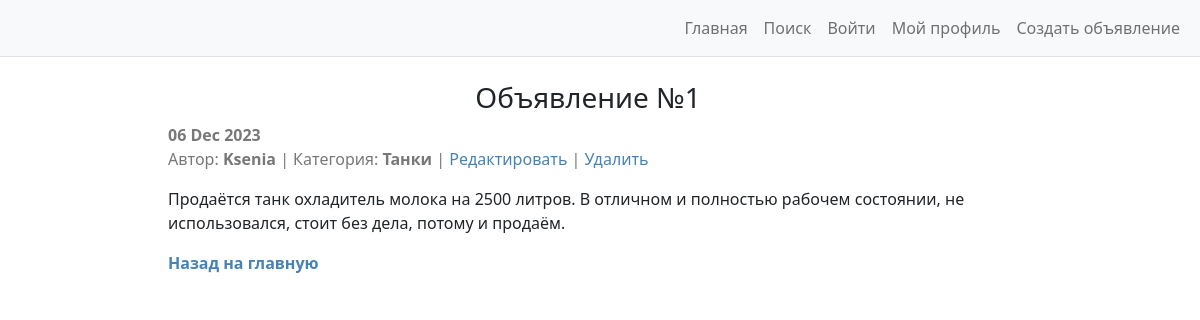
Before: /1 with the older database file.
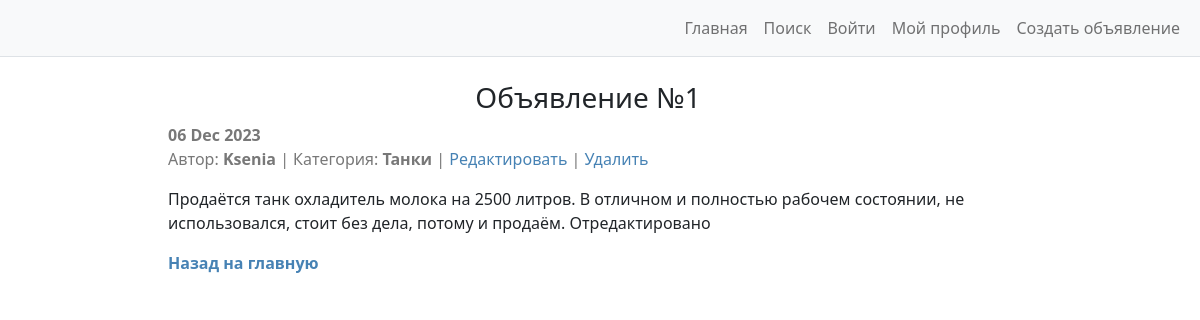
After: the same page with the newer database file.
### advertisments/models.py (models this page shows, shortened)
class Ad(models.Model):
    pub_date = models.DateTimeField(
        auto_now_add=True
    )
    author = models.ForeignKey(
        to=User,
        on_delete=models.CASCADE,
    )
    title = models.CharField(
        max_length=255,
        help_text='До 255 символов',
    )
    category = models.CharField(
        max_length=18,
        choices=CATEGORIES,
        default=None,
    )
    content = RichTextUploadingField(
        blank=True
    )
    class Meta:
        ordering = ['pub_date']
        verbose_name = 'Объявление'
        verbose_name_plural = 'Объявления'

### advertisments/views.py (the view)
# urls.py: path('<int:pk>', AdsDetailView.as_view(), name = 'ads_detail'),
class AdsDetailView(DetailView):
    model = Ad
    context_object_name = 'ad'
    template_name = 'ads_detail.html'

### advertisments/templates/ads_detail.html
{% extends 'base.html' %}
{% block content %}
<div class="container-fluid" id="centerLayer">
    <h3 class="mt-4" align="center">{{ ad.title }}</h3>
    <p style="color:rgb(120, 120, 120)">
        <b>
            {{ ad.pub_date|date:'d M Y' }}
        </b>
        <br />
        Автор: <b>{{ ad.author }}</b> | Категория: <b>{{ ad.category }}</b> |
        <a href="{% url 'ads_update' ad.id %}" style="color: #4682B4">
            Редактировать
        </a>
        |
        <a href="{% url 'ads_delete' ad.id %}" style="color: #4682B4">
            Удалить
        </a>
    </p>
    <p>
        {{ ad.content|striptags }}
    </p>
    <a href="{% url 'ads_list' %}" style="color: #4682B4">
        <b>Назад на главную</b>
    </a>
</div>
{% endblock content %}

Changed rows visible on the page:
changed Ad "Объявление №1": content "Продаётся танк охладитель молока на 2500 литров. В отличном и полностью рабочем состоянии, не использовался, стоит без дела, потому и продаём." → "Продаётся танк охладитель молока на 2500 литров. В отличном и полностью рабочем состоянии, не использовался, стоит без дела, потому и продаём. Отредактировано"
